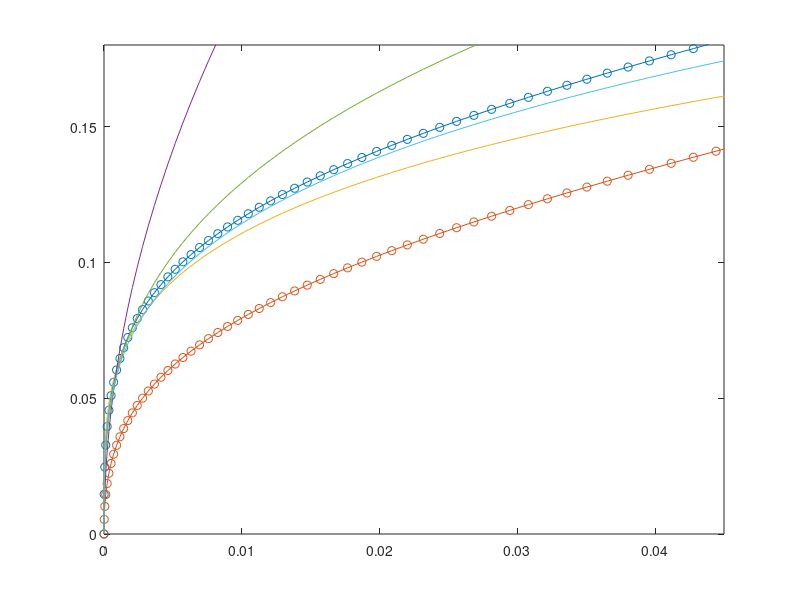

MATLAB code for this plot:
clear 
load n477x768
plot((x),(hprime_data(n+1:end,8)-hprime_data(n+1,8)),'o-', ...
    (x),(hprime_data(n+1:end,2)-hprime_data(n+1,2)),'o-',...
    x,0.35*x.^(1/4),x,2*x.^(1/2),x,0.6*x.^(1/3),x,0.415*x.^(0.28))
axis([0,0.045,0,0.18])